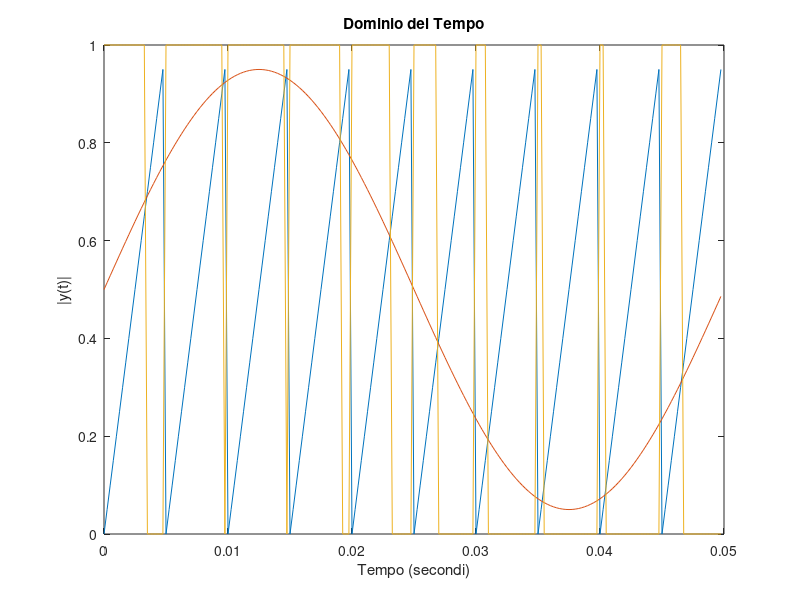
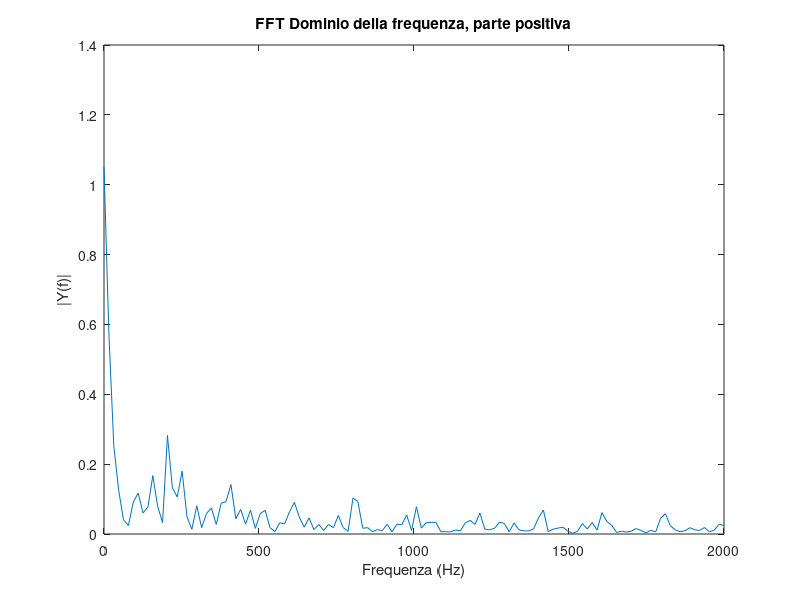

Here is the MATLAB script that generated these plots, in order:
clear;
close all;
clc;

Fc = 4000; % Frequenza di campionamento
Tc = 1/Fc;  % Tempo di campionamento
L = 200;   % Lunghezza del segnale (millisecondi)
t = (0:L-1)*Tc; % Vettore del tempo

fp = 200;     %Freq portante
%TP = 1/fp;   %periodo portante
fm = 20;      %Freq mdoulante
%TM = 1/fm;   %Periodo modulante

portante=(((fp*t)-floor(fp*t))); %portante
modulante=((1/2)+((1/2)-(1/20))*sin(2*pi*fm*t)); %modulante
%pwm1=(sign(modulante-portante));
pwm1=((1/2)+(1/2)*sign(modulante-portante)); %comparazione per avere il risultato in pwm
%è stato aggiunto un offset di 1/2 per coerenza con il caso reale.

plot(t,portante,t,modulante,t,pwm1);
title('Dominio del Tempo')
xlabel('Tempo (secondi)')
ylabel('|y(t)|')

NFFT = 2^nextpow2(L); %Il primo p tale che 2p ≥ |L| (2^10=1024)
Y = fft(pwm1,NFFT)/L;
f=(Fc/2)*linspace(0,1,NFFT/2);%costruzione di un vettore di
%punti equispaziati, in un intervallo delle frequenze che cade
%in [0,Fs/2]; ad esempio [0,500]
figure(2),plot(f,2*abs(Y(1:NFFT/2))); %Plot single-sided amplitude spectrum
title('FFT Dominio della frequenza, parte positiva')
xlabel('Frequenza (Hz)')
ylabel('|Y(f)|')